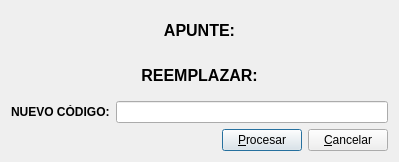
<ui version="4.0" >
 <author>José Manuel Díez Botella</author>
 <class>cambiacuentapase</class>
 <widget class="QDialog" name="cambiacuentapase" >
  <property name="geometry" >
   <rect>
    <x>0</x>
    <y>0</y>
    <width>399</width>
    <height>162</height>
   </rect>
  </property>
  <property name="windowTitle" >
   <string>Cambiar cuenta en apunte contable</string>
  </property>
  <layout class="QVBoxLayout" >
   <property name="spacing" >
    <number>6</number>
   </property>
   <property name="leftMargin" >
    <number>11</number>
   </property>
   <property name="topMargin" >
    <number>11</number>
   </property>
   <property name="rightMargin" >
    <number>11</number>
   </property>
   <property name="bottomMargin" >
    <number>11</number>
   </property>
   <item>
    <widget class="QLabel" name="textLabel1" >
     <property name="font" >
      <font>
       <pointsize>12</pointsize>
       <weight>75</weight>
       <bold>true</bold>
      </font>
     </property>
     <property name="text" >
      <string>APUNTE:</string>
     </property>
     <property name="alignment" >
      <set>Qt::AlignCenter</set>
     </property>
     <property name="wordWrap" >
      <bool>false</bool>
     </property>
    </widget>
   </item>
   <item>
    <widget class="QLabel" name="textLabel2" >
     <property name="font" >
      <font>
       <pointsize>12</pointsize>
       <weight>75</weight>
       <bold>true</bold>
      </font>
     </property>
     <property name="text" >
      <string>REEMPLAZAR:</string>
     </property>
     <property name="alignment" >
      <set>Qt::AlignCenter</set>
     </property>
     <property name="wordWrap" >
      <bool>false</bool>
     </property>
    </widget>
   </item>
   <item>
    <layout class="QHBoxLayout" >
     <property name="spacing" >
      <number>6</number>
     </property>
     <property name="leftMargin" >
      <number>0</number>
     </property>
     <property name="topMargin" >
      <number>0</number>
     </property>
     <property name="rightMargin" >
      <number>0</number>
     </property>
     <property name="bottomMargin" >
      <number>0</number>
     </property>
     <item>
      <widget class="QLabel" name="textLabel3" >
       <property name="text" >
        <string>&lt;b>NUEVO CÓDIGO:&lt;/b></string>
       </property>
       <property name="wordWrap" >
        <bool>false</bool>
       </property>
      </widget>
     </item>
     <item>
      <widget class="QLineEdit" name="codigolineEdit" />
     </item>
    </layout>
   </item>
   <item>
    <layout class="QHBoxLayout" >
     <property name="spacing" >
      <number>6</number>
     </property>
     <property name="leftMargin" >
      <number>0</number>
     </property>
     <property name="topMargin" >
      <number>0</number>
     </property>
     <property name="rightMargin" >
      <number>0</number>
     </property>
     <property name="bottomMargin" >
      <number>0</number>
     </property>
     <item>
      <spacer>
       <property name="orientation" >
        <enum>Qt::Horizontal</enum>
       </property>
       <property name="sizeType" >
        <enum>QSizePolicy::Expanding</enum>
       </property>
       <property name="sizeHint" >
        <size>
         <width>101</width>
         <height>20</height>
        </size>
       </property>
      </spacer>
     </item>
     <item>
      <widget class="QPushButton" name="procesarpushButton" >
       <property name="text" >
        <string>&amp;Procesar</string>
       </property>
       <property name="shortcut" >
        <string>Alt+P</string>
       </property>
      </widget>
     </item>
     <item>
      <widget class="QPushButton" name="cancelarpushButton" >
       <property name="text" >
        <string>&amp;Cancelar</string>
       </property>
       <property name="shortcut" >
        <string>Alt+C</string>
       </property>
      </widget>
     </item>
    </layout>
   </item>
  </layout>
 </widget>
 <layoutdefault spacing="6" margin="11" />
 <pixmapfunction>qPixmapFromMimeSource</pixmapfunction>
 <resources/>
 <connections>
  <connection>
   <sender>cancelarpushButton</sender>
   <signal>clicked()</signal>
   <receiver>cambiacuentapase</receiver>
   <slot>reject()</slot>
   <hints>
    <hint type="sourcelabel" >
     <x>20</x>
     <y>20</y>
    </hint>
    <hint type="destinationlabel" >
     <x>20</x>
     <y>20</y>
    </hint>
   </hints>
  </connection>
 </connections>
</ui>
